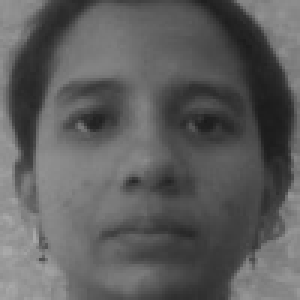
#> input picture dataset/Shivani/Shivani_1.jpg, 100 x 100 px (shown 3 times larger); its folder holds only this picture in this run
$ python gabor_preprocess.py   (older library calls are emulated)
#> lines starting #> are read from the running program, lines starting #| are printed output that depends on the picture
import cv2
import os
import numpy as np

def build_gabor_kernels():
    kernels = []
    ksize = 31  # kernel size
    for theta in np.arange(0, np.pi, np.pi/4):
        for sigma in (4.0, 8.0):
            for lamda in np.arange(np.pi/4, np.pi, np.pi/4):
                kern = cv2.getGaborKernel((ksize, ksize), sigma, theta, lamda, 0.5, 0, ktype=cv2.CV_32F)
                kernels.append(kern)
    return kernels

def apply_gabor(img, kernels):
    accum = np.zeros_like(img)
    for kern in kernels:
        fimg = cv2.filter2D(img, cv2.CV_8UC3, kern)
        np.maximum(accum, fimg, accum)
    return accum

dataset_dir = os.path.join(os.path.dirname(os.path.abspath(__file__)), "dataset")
gabor_dir = os.path.join(os.path.dirname(os.path.abspath(__file__)), "dataset_gabor")
os.makedirs(gabor_dir, exist_ok=True)

kernels = build_gabor_kernels()

# Process each person's images
for person in os.listdir(dataset_dir):
    person_path = os.path.join(dataset_dir, person)
    if not os.path.isdir(person_path):
        continue
    save_path = os.path.join(gabor_dir, person)
    os.makedirs(save_path, exist_ok=True)

    for file in os.listdir(person_path):
        img_path = os.path.join(person_path, file)
        img = cv2.imread(img_path, cv2.IMREAD_GRAYSCALE)
#> img is the input picture: shape (100, 100); min 27, max 170, mean 93.3
        if img is None:
            continue
        gabor_img = apply_gabor(img, kernels)
#> the loop in apply_gabor, `for kern in kernels:` made 24 passes
#> pass 1, in apply_gabor, `fimg = cv2.filter2D(img, cv2.CV_8UC3, kern)`:
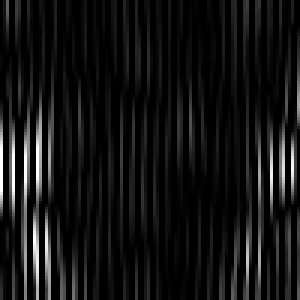
#> fimg: shape (100, 100) (shown 3 times larger); min 0, max 255, mean 18.4
#> pass 2, in apply_gabor, `fimg = cv2.filter2D(img, cv2.CV_8UC3, kern)`:
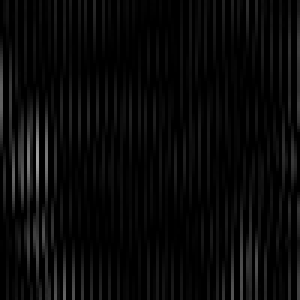
#> fimg: shape (100, 100) (shown 3 times larger); min 0, max 158, mean 9.1
#> pass 3, in apply_gabor, `fimg = cv2.filter2D(img, cv2.CV_8UC3, kern)`:
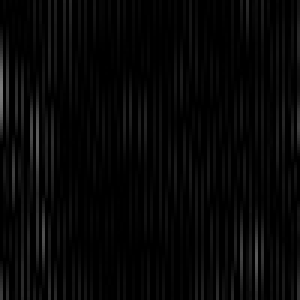
#> fimg: shape (100, 100) (shown 3 times larger); min 0, max 123, mean 6.8
        cv2.imwrite(os.path.join(save_path, file), gabor_img)
#> pass 2 of the loop `for person in os.listdir(dataset_dir):`:
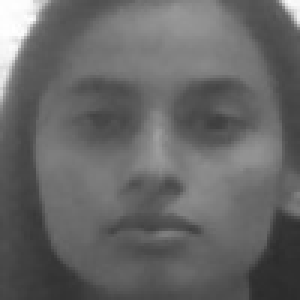
#> input picture dataset/Vaishnavi/Vaishnavi_1.jpg, 100 x 100 px (shown 3 times larger)
#> img is the input picture: shape (100, 100); min 44, max 255, mean 102.5
#> the loop in apply_gabor (call 2), `for kern in kernels:` made 24 passes
#> pass 1, in apply_gabor (call 2), `fimg = cv2.filter2D(img, cv2.CV_8UC3, kern)`:
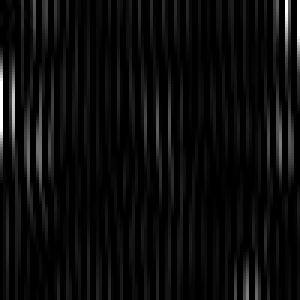
#> fimg: shape (100, 100) (shown 3 times larger); min 0, max 255, mean 11.6
#> pass 3, in apply_gabor (call 2), `fimg = cv2.filter2D(img, cv2.CV_8UC3, kern)`:
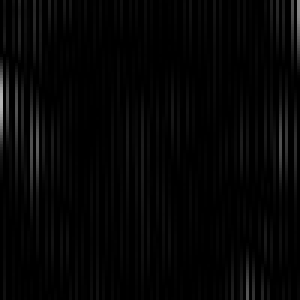
#> fimg: shape (100, 100) (shown 3 times larger); min 0, max 182, mean 5.1

print("Gabor preprocessing completed!")
